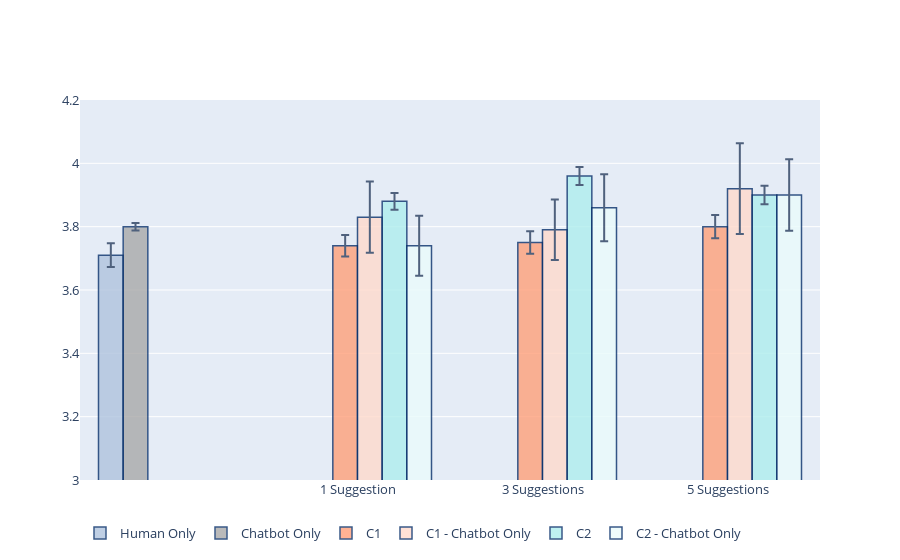

The notebook cell this image was saved under:
### Code cell
colors = ['#FAEBD7', '#FFA07A', '#B0C4DE', '#AFEEEE', '#8FBC8F']
x = ['1 Suggestion', '3 Suggestions', '5 Suggestions']
fig = go.Figure()

xHuman = ['']
yHuman = [scoresHuman]
yHumanErorr = [np.std(z)/math.sqrt(len(z)) for z in yHuman] 
yHuman = [round(statistics.mean(z), 2) for z in yHuman]

fig.add_trace(go.Bar(
    name='Human Only',
    x=xHuman, y=yHuman, text=yHuman, textposition='inside',insidetextanchor='middle',
    marker_color='#B0C4DE',
    marker_line_color='rgb(8,48,107)', marker_line_width=1.5, opacity=0.8,
    error_y=dict(type='data', array=yHumanErorr)
))

xBot = ['']
yBot = [scoresBot]
yBotErorr = [np.std(z)/math.sqrt(len(z)) for z in yBot] 
yBot = [round(statistics.mean(z), 2) for z in yBot]

fig.add_trace(go.Bar(
    name='Chatbot Only',
    x=xBot, y=yBot, text=yBot, textposition='inside',insidetextanchor='middle',
    marker_color='#A9A9A9',
    marker_line_color='rgb(8,48,107)', marker_line_width=1.5, opacity=0.8,
    error_y=dict(type='data', array=yBotErorr)
))


ySuggOnly = [sugg1, sugg3, sugg5]
ySuggOnlyErorr = [np.std(z)/math.sqrt(len(z)) for z in ySuggOnly] 
ySuggOnly = [round(statistics.mean(z), 2) for z in ySuggOnly]

fig.add_trace(go.Bar(
    name='C1',
    x=x, y=ySuggOnly, text=ySuggOnly, textposition='inside',insidetextanchor='middle',
    marker_color='lightsalmon',
    marker_line_color='rgb(8,48,107)', marker_line_width=1.5, opacity=0.8,
    error_y=dict(type='data', array=ySuggOnlyErorr)
))

ySuggOnlyBot = [sugg1Bot, sugg3Bot, sugg5Bot]
ySuggOnlyBotErorr = [np.std(z)/math.sqrt(len(z)) for z in ySuggOnlyBot] 
ySuggOnlyBot = [round(statistics.mean(z), 2) for z in ySuggOnlyBot]

fig.add_trace(go.Bar(
    name='C1 - Chatbot Only',
    x=x, y=ySuggOnlyBot, text=ySuggOnlyBot, textposition='inside',insidetextanchor='middle',
    marker_color='#ffdacc',
    marker_line_color='rgb(8,48,107)', marker_line_width=1.5, opacity=0.8,
    error_y=dict(type='data', array=ySuggOnlyBotErorr)
))


yAutoSugg = [autoSugg1, autoSugg3, autoSugg5]
yAutoSuggErorr = [np.std(z)/math.sqrt(len(z)) for z in yAutoSugg] 
yAutoSugg = [round(statistics.mean(z), 2) for z in yAutoSugg]

fig.add_trace(go.Bar(
    name='C2',
    x=x, y=yAutoSugg, text=yAutoSugg, textposition='inside',insidetextanchor='middle',
    marker_color='#AFEEEE',
    marker_line_color='rgb(8,48,107)', marker_line_width=1.5, opacity=0.8,
    error_y=dict(type='data', array=yAutoSuggErorr)
))


yAutoSuggBot = [autoSugg1Bot, autoSugg3Bot, autoSugg5Bot]
yAutoSuggBotErorr = [np.std(z)/math.sqrt(len(z)) for z in yAutoSuggBot] 
yAutoSuggBot = [round(statistics.mean(z), 2) for z in yAutoSuggBot]

fig.add_trace(go.Bar(
    name='C2 - Chatbot Only',
    x=x, y=yAutoSuggBot, text=yAutoSuggBot, textposition='inside',insidetextanchor='middle',
    marker_color='#eafbfb',
    marker_line_color='rgb(8,48,107)', marker_line_width=1.5, opacity=0.8,
    error_y=dict(type='data', array=yAutoSuggBotErorr)
))


fig.update_layout(
    font=dict(
        size=13
    )
)
fig.update_yaxes(range=[3, 4.2])

fig.update_layout(legend_orientation="h")
fig.show()

### Figure 1 — Plotly figure (JSON) as saved in the notebook; plotly's stock layout.template omitted (floating-point values rounded to 4 significant figures)
{"data": [{"error_y": {"array": [0.03724], "type": "data"}, "insidetextanchor": "middle", "marker": {"color": "#B0C4DE", "line": {"color": "rgb(8,48,107)", "width": 1.5}}, "name": "Human Only", "opacity": 0.8, "text": ["3.71"], "textposition": "inside", "type": "bar", "x": [""], "y": [3.71]}, {"error_y": {"array": [0.01192], "type": "data"}, "insidetextanchor": "middle", "marker": {"color": "#A9A9A9", "line": {"color": "rgb(8,48,107)", "width": 1.5}}, "name": "Chatbot Only", "opacity": 0.8, "text": ["3.8"], "textposition": "inside", "type": "bar", "x": [""], "y": [3.8]}, {"error_y": {"array": [0.03402, 0.03562, 0.03684], "type": "data"}, "insidetextanchor": "middle", "marker": {"color": "lightsalmon", "line": {"color": "rgb(8,48,107)", "width": 1.5}}, "name": "C1", "opacity": 0.8, "text": ["3.74", "3.75", "3.8"], "textposition": "inside", "type": "bar", "x": ["1 Suggestion", "3 Suggestions", "5 Suggestions"], "y": [3.74, 3.75, 3.8]}, {"error_y": {"array": [0.1123, 0.09556, 0.1431], "type": "data"}, "insidetextanchor": "middle", "marker": {"color": "#ffdacc", "line": {"color": "rgb(8,48,107)", "width": 1.5}}, "name": "C1 - Chatbot Only", "opacity": 0.8, "text": ["3.83", "3.79", "3.92"], "textposition": "inside", "type": "bar", "x": ["1 Suggestion", "3 Suggestions", "5 Suggestions"], "y": [3.83, 3.79, 3.92]}, {"error_y": {"array": [0.02649, 0.02844, 0.02915], "type": "data"}, "insidetextanchor": "middle", "marker": {"color": "#AFEEEE", "line": {"color": "rgb(8,48,107)", "width": 1.5}}, "name": "C2", "opacity": 0.8, "text": ["3.88", "3.96", "3.9"], "textposition": "inside", "type": "bar", "x": ["1 Suggestion", "3 Suggestions", "5 Suggestions"], "y": [3.88, 3.96, 3.9]}, {"error_y": {"array": [0.09461, 0.1057, 0.1129], "type": "data"}, "insidetextanchor": "middle", "marker": {"color": "#eafbfb", "line": {"color": "rgb(8,48,107)", "width": 1.5}}, "name": "C2 - Chatbot Only", "opacity": 0.8, "text": ["3.74", "3.86", "3.9"], "textposition": "inside", "type": "bar", "x": ["1 Suggestion", "3 Suggestions", "5 Suggestions"], "y": [3.74, 3.86, 3.9]}], "layout": {"font": {"size": 13}, "legend": {"orientation": "h"}, "yaxis": {"range": [3, 4.2]}}}
